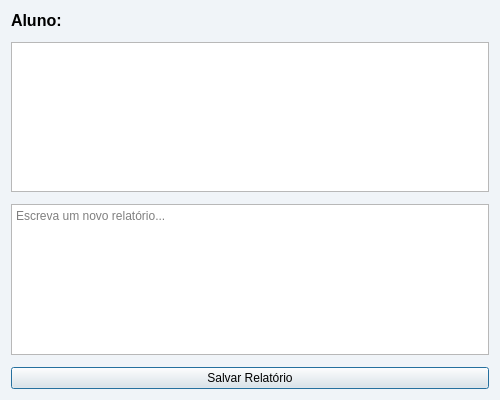
<?xml version="1.0" encoding="UTF-8"?>
<ui version="4.0">
 <class>RelatorioDialog</class>
 <widget class="QDialog" name="RelatorioDialog">
  <property name="windowTitle">
   <string>Relatórios</string>
  </property>
  <property name="geometry">
   <rect><x>0</x><y>0</y><width>500</width><height>400</height></rect>
  </property>
  <property name="styleSheet">
   <string notr="true">QDialog { background: #f0f4f8; }</string>
  </property>
  <layout class="QVBoxLayout" name="verticalLayout">
   <property name="spacing">
    <number>12</number>
   </property>
   <item>
    <widget class="QLabel" name="labelAluno">
     <property name="text"><string>Aluno: </string></property>
     <property name="styleSheet">
      <string notr="true">font-weight: bold; font-size: 16px;</string>
     </property>
    </widget>
   </item>
   <item>
    <widget class="QListWidget" name="listaRelatorios"/>
   </item>
   <item>
    <widget class="QTextEdit" name="textNovoRelatorio">
     <property name="placeholderText">
      <string>Escreva um novo relatório...</string>
     </property>
    </widget>
   </item>
   <item>
    <widget class="QPushButton" name="btnSalvarRelatorio">
     <property name="text"><string>Salvar Relatório</string></property>
    </widget>
   </item>
  </layout>
 </widget>
</ui>
